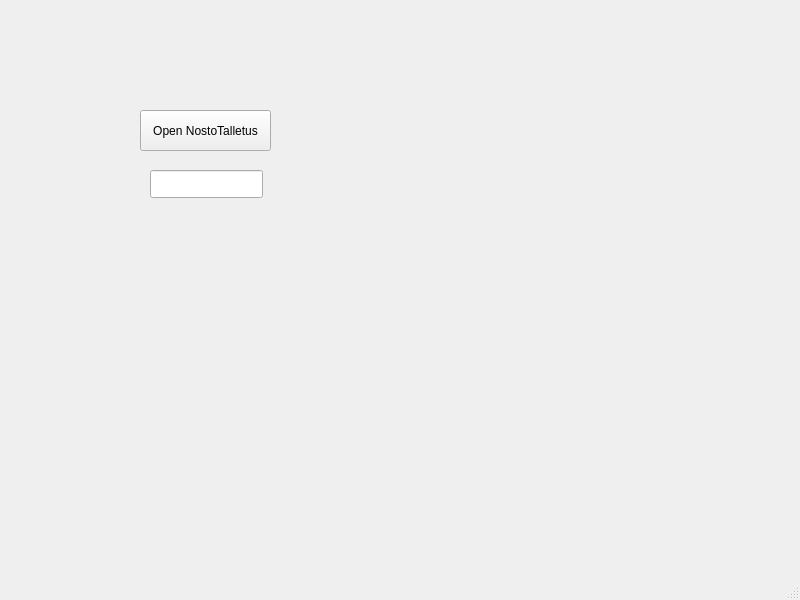
<?xml version="1.0" encoding="UTF-8"?>
<ui version="4.0">
 <class>MainWindow</class>
 <widget class="QMainWindow" name="MainWindow">
  <property name="geometry">
   <rect>
    <x>0</x>
    <y>0</y>
    <width>800</width>
    <height>600</height>
   </rect>
  </property>
  <property name="windowTitle">
   <string>MainWindow</string>
  </property>
  <widget class="QWidget" name="centralwidget">
   <widget class="QLineEdit" name="textAmount">
    <property name="geometry">
     <rect>
      <x>150</x>
      <y>170</y>
      <width>113</width>
      <height>28</height>
     </rect>
    </property>
   </widget>
   <widget class="QPushButton" name="buttonOpenNostoTalletus">
    <property name="geometry">
     <rect>
      <x>140</x>
      <y>110</y>
      <width>131</width>
      <height>41</height>
     </rect>
    </property>
    <property name="text">
     <string>Open NostoTalletus</string>
    </property>
   </widget>
  </widget>
  <widget class="QMenuBar" name="menubar">
   <property name="geometry">
    <rect>
     <x>0</x>
     <y>0</y>
     <width>800</width>
     <height>25</height>
    </rect>
   </property>
  </widget>
  <widget class="QStatusBar" name="statusbar"/>
 </widget>
 <resources/>
 <connections/>
</ui>
